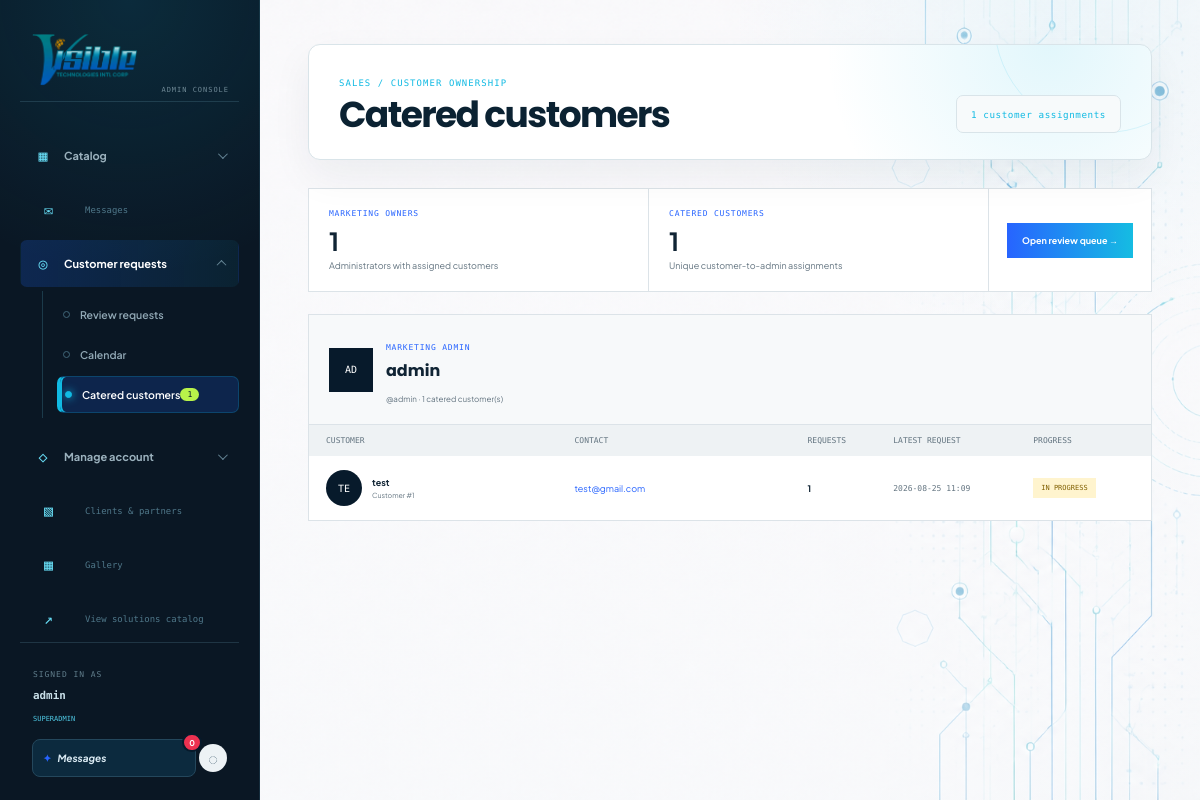
/admin/catered-customers (signed in), run on the app's committed database.
### tables this page shows
CREATE TABLE admins (
                id INTEGER PRIMARY KEY,
                username TEXT NOT NULL UNIQUE,
                password_hash TEXT NOT NULL,
                created_at TEXT NOT NULL DEFAULT CURRENT_TIMESTAMP
            , role TEXT NOT NULL DEFAULT 'superadmin', status TEXT NOT NULL DEFAULT 'active', last_login_at TEXT, status_updated_at TEXT, status_expires_at TEXT, full_name TEXT NOT NULL DEFAULT '', email TEXT, avatar_url TEXT);

CREATE TABLE review_requests (
                id INTEGER PRIMARY KEY,
                customer_id INTEGER NOT NULL,
                customer_name TEXT NOT NULL,
                customer_email TEXT NOT NULL,
                notes TEXT NOT NULL DEFAULT '',
                status TEXT NOT NULL DEFAULT 'pending',
                created_at TEXT NOT NULL DEFAULT CURRENT_TIMESTAMP, ai_solution_option_id INTEGER, commercial_notes TEXT NOT NULL DEFAULT '', bom_document TEXT, proposal_document TEXT, admin_reviewed_by INTEGER, admin_reviewed_at TEXT, superadmin_approved_by INTEGER, superadmin_approved_at TEXT, customer_notified_at TEXT, service_scope TEXT NOT NULL DEFAULT '', customer_scope_decided_at TEXT, marketing_reviewed_by INTEGER, marketing_reviewed_at TEXT, technical_reviewed_by INTEGER, technical_reviewed_at TEXT, site_survey_at TEXT, site_survey_location TEXT NOT NULL DEFAULT '', site_survey_notes TEXT NOT NULL DEFAULT '', assigned_marketing_admin_id INTEGER, assigned_marketing_at TEXT,
                FOREIGN KEY (customer_id) REFERENCES customers(id)
            );

### app.py (the view)
@app.route("/admin/catered-customers")
@login_required
def admin_catered_customers():
    if session.get("admin_role") not in {"admin_marketing", "superadmin"}:
        abort(403)
    parameters = ()
    owner_filter = ""
    if session.get("admin_role") == "admin_marketing":
        owner_filter = "WHERE r.assigned_marketing_admin_id = ?"
        parameters = (session["admin_id"],)
    with get_db() as database:
        assignments = rows_to_dicts(
            database.execute(
                f"""SELECT r.assigned_marketing_admin_id, a.username,
                           COALESCE(NULLIF(a.full_name, ''), a.username) AS admin_name,
                           a.avatar_url AS admin_avatar_url,
                           r.customer_id, r.customer_name, r.customer_email,
                           c.avatar_url AS customer_avatar_url,
                           COUNT(r.id) AS request_count,
                           MAX(r.created_at) AS latest_request_at,
                           MAX(CASE WHEN r.status = 'approved' THEN 1 ELSE 0 END) AS has_approved,
                           GROUP_CONCAT(DISTINCT r.status) AS request_statuses
                    FROM review_requests r
                    JOIN admins a ON a.id = r.assigned_marketing_admin_id
                    LEFT JOIN customers c ON c.id = r.customer_id
                    {owner_filter}
                    GROUP BY r.assigned_marketing_admin_id, r.customer_id
                    ORDER BY admin_name, latest_request_at DESC""",
                parameters,
            )
        )
    admin_groups = {}
    for assignment in assignments:
        admin_groups.setdefault(
            assignment["assigned_marketing_admin_id"],
            {"admin_name": assignment["admin_name"], "username": assignment["username"], "avatar_url": assignment["admin_avatar_url"], "customers": []},
        )["customers"].append(assignment)
    return render_template("admin_catered_customers.html", admin_groups=admin_groups, total_customers=len(assignments))

### app.py (called while the page is built)
@app.after_request
def prevent_stale_authenticated_pages(response):
    if response.mimetype == "text/html":
        response.headers["Cache-Control"] = "private, no-cache, no-store, must-revalidate"
        response.headers["Pragma"] = "no-cache"
        response.headers["Expires"] = "0"
        response.vary.add("Cookie")
    return response

def get_db():
    connection = sqlite3.connect(DATABASE, timeout=10)
    connection.row_factory = sqlite3.Row
    return connection

def rows_to_dicts(rows):
    return [dict(row) for row in rows]

def login_required(view):
    @wraps(view)
    def wrapped_view(*args, **kwargs):
        if not session.get("admin_id"):
            return redirect(url_for("admin_login", next=request.path))
        with get_db() as database:
            refresh_expired_account_statuses(database)
            account = database.execute(
                "SELECT status FROM admins WHERE id = ?", (session["admin_id"],)
            ).fetchone()
        if not account or account["status"] != "active":
            session.clear()
            flash("Your administrator account is not active.", "error")
            return redirect(url_for("admin_login"))
        return view(*args, **kwargs)
    return wrapped_view

def refresh_expired_account_statuses(database):
    for table in ("admins", "customers"):
        database.execute(
            f"""UPDATE {table}
                SET status = 'active', status_expires_at = NULL,
                    status_updated_at = CURRENT_TIMESTAMP
                WHERE status != 'active' AND status_expires_at IS NOT NULL
                  AND status_expires_at <= CURRENT_TIMESTAMP"""
        )

def ensure_csrf_token():
    if not session.get("csrf_token"):
        session["csrf_token"] = secrets.token_hex(24)
    return session["csrf_token"]

def get_gemini_api_key():
    return (
        os.environ.get("GEMINI_API_KEY", "").strip()
        or os.environ.get("OPENAI_API_KEY", "").strip()
    )

### templates/admin_catered_customers.html (shortened to what this page needs)
<!doctype html>
<html lang="en">
  <head>
    <link rel="stylesheet" href="{{ url_for('static', filename='css/admin_catered_customers.css') }}" />
    {% include '_theme.html' %}
  </head>
  <body>
    {% include '_admin_sidebar.html' %}
    <main>
      <header>
        <div><p>SALES / CUSTOMER OWNERSHIP</p><h1>Catered customers</h1></div>
        <span>{{ total_customers }} customer assignments</span>
      </header>
      <section class="customer-summary">
        <div><span>MARKETING OWNERS</span><b>{{ admin_groups|length }}</b><small>Administrators with assigned customers</small></div>
        <div><span>CATERED CUSTOMERS</span><b>{{ total_customers }}</b><small>Unique customer-to-admin assignments</small></div>
        <a href="/admin/review-requests">Open review queue →</a>
      </section>
      {% for admin_id, group in admin_groups.items() %}
      <section class="owner-group">
        <header>
          <div class="owner-avatar">{{ group.admin_name[:2]|upper }}</div>
          <div><span>MARKETING ADMIN</span><h2>{{ group.admin_name }}</h2><small>@{{ group.username }} · {{ group.customers|length }} catered customer(s)</small></div>
        </header>
        <div class="customer-table">
          <div class="customer-table-head"><span>Customer</span><span>Contact</span><span>Requests</span><span>Latest request</span><span>Progress</span></div>
          {% for customer in group.customers %}
          <article>
            <div class="customer-identity">
              {% if customer.customer_avatar_url %}<img src="{{ customer.customer_avatar_url }}" alt="" />{% else %}<i>{{ customer.customer_name[:2]|upper }}</i>{% endif %}
              <div><b>{{ customer.customer_name }}</b><small>Customer #{{ customer.customer_id }}</small></div>
            </div>
            <a href="mailto:{{ customer.customer_email }}">{{ customer.customer_email }}</a>
            <b>{{ customer.request_count }}</b>
            <time>{{ customer.latest_request_at[:16] }}</time>
            <span class="progress-state {{ 'approved' if customer.has_approved else '' }}">{{ 'Approved request' if customer.has_approved else 'In progress' }}</span>
          </article>
          {% endfor %}
        </div>
      </section>
      {% else %}
      <section class="empty-state"><h2>No catered customers yet.</h2><p>A customer is assigned when a Marketing administrator opens the submitted-review queue.</p><a href="/admin/review-requests">Open review requests →</a></section>
      {% endfor %}
    </main>
  </body>
</html>

### templates/_admin_sidebar.html (shortened to what this page needs)
{% set catalog_open = request.path == '/admin' or
request.path.startswith('/admin/products') or
request.path.startswith('/admin/manufacturers') %} {% set requests_open =
request.path.startswith('/admin/review-requests') or request.path.startswith('/admin/messages') or request.path.startswith('/admin/calendar') or request.path.startswith('/admin/catered-customers') %} {% set account_open =
request.path.startswith('/admin/account') or
request.path.startswith('/admin/activity') %}
<aside class="admin-sidebar">
  <a class="logo" href="/admin" aria-label="VTIC admin home">
    <img
      src="{{ url_for('static', filename='images/vtic-logo.png') }}"
      alt="VTIC"
    />
  </a>
  <nav class="admin-navigation" aria-label="Administrator navigation">
    <details class="admin-nav-group" {% if catalog_open %}open{% endif %}>
      <summary>
        <span class="admin-nav-icon" aria-hidden="true">▦</span
        ><span>Catalog</span><i aria-hidden="true"></i>
      </summary>
    </details>
    <a class="admin-nav-home {{ 'active' if request.path.startswith('/admin/messages') else '' }}" href="/admin/messages">
      <span class="admin-nav-icon" aria-hidden="true">✉</span><span>Messages</span>
    </a>
    <details class="admin-nav-group" {% if requests_open %}open{% endif %}>
      <summary>
        <span class="admin-nav-icon" aria-hidden="true">◎</span
        ><span>Customer requests</span><i aria-hidden="true"></i>
      </summary>
      <div class="admin-nav-children">
        <a
          class="{{ 'active' if request.path.startswith('/admin/review-requests') else '' }}"
          href="/admin/review-requests"
          >Review requests</a
        >
        <a
          class="{{ 'active' if request.path.startswith('/admin/calendar') else '' }}"
          href="/admin/calendar"
          >Calendar</a
        >
        {% if session.admin_role in ['admin_marketing', 'superadmin'] %}
        <a
          class="{{ 'active' if request.path.startswith('/admin/catered-customers') else '' }}"
          href="/admin/catered-customers"
          >Catered customers<b class="admin-nav-count">{{ catered_customer_count }}</b></a
        >
        {% endif %}
      </div>
    </details>
    <details class="admin-nav-group" {% if account_open %}open{% endif %}>
      <summary>
        <span class="admin-nav-icon" aria-hidden="true">◇</span
        ><span>Manage account</span><i aria-hidden="true"></i>
      </summary>
    </details>
    {% if session.admin_role == 'superadmin' %}
    <a class="admin-nav-home {{ 'active' if request.path.startswith('/admin/portfolio') else '' }}" href="/admin/portfolio">
      <span class="admin-nav-icon" aria-hidden="true">▧</span><span>Clients &amp; partners</span>
    </a>
    <a class="admin-nav-home {{ 'active' if request.path.startswith('/admin/gallery') else '' }}" href="/admin/gallery">
      <span class="admin-nav-icon" aria-hidden="true">▦</span><span>Gallery</span>
    </a>
    {% endif %}
    <a class="admin-nav-home" href="/storefront" target="_blank">
      <span class="admin-nav-icon" aria-hidden="true">↗</span
      ><span>View solutions catalog</span>
    </a>
  </nav>
  <div class="admin-sidebar-footer">
    <span>Signed in as</span>
    <p>{{ session.admin_username }}</p>
    <small>{{ session.admin_role }}</small>
  </div>
  {% include '_message_notifications.html' %}
</aside>

### static/css/admin_catered_customers.css (style rules this page uses)
main > header > span { padding: 9px 12px; border: 1px solid var(--line); background: #fff; color: var(--muted); font: 9px "DM Mono"; }
.customer-summary { margin-bottom: 22px; display: grid; grid-template-columns: 1fr 1fr auto; border: 1px solid var(--line); background: #fff; }
.customer-summary > div { padding: 20px; border-right: 1px solid var(--line); }
.customer-summary span,.customer-summary b,.customer-summary small { display: block; }
.customer-summary span { color: var(--blue); font: 8px "DM Mono"; letter-spacing: .1em; }
.customer-summary b { margin: 7px 0 3px; font-size: 25px; }
.customer-summary small { color: var(--muted); font-size: 9px; }
.customer-summary a { align-self: center; margin: 18px; padding: 12px 15px; color: #fff; background: linear-gradient(90deg,#2764ff,#15bce2); font-size: 9px; font-weight: 700; }
.owner-group { margin-bottom: 20px; border: 1px solid var(--line); background: #fff; }
.owner-group > header { padding: 18px 20px; display: flex; align-items: center; gap: 13px; border-bottom: 1px solid var(--line); background: #f7f9fa; }
.owner-avatar,.customer-identity i { display: grid; place-items: center; color: #fff; background: var(--navy); font: normal 10px "DM Mono"; }
.owner-avatar { width: 44px; height: 44px; }
.owner-group header span { color: var(--blue); font: 8px "DM Mono"; letter-spacing: .1em; }
.owner-group h2 { margin: 4px 0 2px; font-size: 16px; }
.owner-group header small { color: var(--muted); font-size: 8px; }
.customer-table-head,.customer-table article { display: grid; grid-template-columns: 1.5fr 1.4fr .45fr .8fr .65fr; gap: 16px; align-items: center; }
.customer-table-head { padding: 11px 17px; color: var(--muted); background: #eef2f4; font: 8px "DM Mono"; text-transform: uppercase; }
.customer-table article { padding: 14px 17px; border-top: 1px solid var(--line); color: var(--ink); font-size: 9px; }
.customer-table article:first-of-type { border-top: 0; }
.customer-table article > a { color: var(--blue); }
.customer-table article > time { color: var(--muted); font: 8px "DM Mono"; }
.customer-identity { display: flex; align-items: center; gap: 10px; }
.customer-identity img,.customer-identity i { width: 36px; height: 36px; object-fit: cover; border-radius: 50%; }
.customer-identity b,.customer-identity small { display: block; }
.customer-identity small { margin-top: 3px; color: var(--muted); font-size: 7px; }
.progress-state { width: max-content; padding: 6px 8px; color: #805f00; background: #fff4ce; font: 7px "DM Mono"; text-transform: uppercase; }

### static/css/theme.css (style rules this page uses)
:root { color-scheme: light; --theme-canvas: #ffffff; --theme-surface: #f3f6f7; --theme-surface-raised: #ffffff; --theme-text: #102434; --theme-muted: #647581; --theme-border: #dce3e8; --theme-header: rgba(255, 255, 255, 0.96); --theme-shadow: 0 14px 40px rgba(7, 26, 43, 0.09); }
html { background: var(--theme-canvas); }
body { background-color: var(--theme-canvas); color: var(--theme-text); transition: background-color 180ms ease, color 180ms ease; }
:root:not([data-theme="dark"]) body { background-image: radial-gradient( circle at 88% 3%, rgba(17, 186, 227, 0.055), transparent 25% ), linear-gradient(rgba(255, 255, 255, 0.18), rgba(248, 252, 254, 0.3)), url("../images/vtic-light-technology-bg-v3.png") !important; background-position: 88% 3%, center, center; background-size: auto, auto, cover; background-repeat: no-repeat, no-repeat, no-repeat; background-attachment: fixed, fixed, fixed; }

### data on the page
admins: admin_username "admin", admin_role "SUPERADMIN", admin_name "AD", admin_name "admin", username "admin", customers|length "1"
review_requests: customer_name "TE", customer_name "test", customer_id "1", customer_email "test@gmail.com", request_count "1", created_at "2026-08-25 11:09", has_approved "IN PROGRESS"

### other printed values
{{ catered_customer_count }} "1"
{{ total_customers }} "1"
{{ admin_groups|length }} "1"
